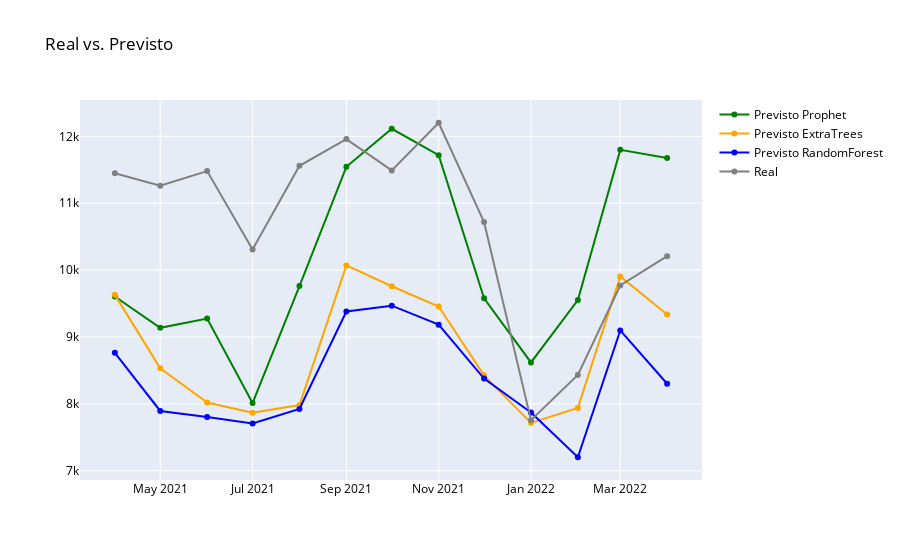

Source (notebook cell):
### Markdown cell above
# Plot dos Três Métodos

### Code cell
fig = go.Figure(data=[
    go.Scatter(name='Previsto Prophet',x=forecast['ds'], y=forecast['yhat'], marker={'color': 'green'}),
    go.Scatter(name='Previsto ExtraTrees', x=df_r_teste['data'], y=pred_teste_et, marker={'color': 'orange'}),
    go.Scatter(name='Previsto RandomForest', x=df_r_teste['data'], y=pred_teste_rf, marker={'color': 'blue'}),
    go.Scatter(name='Real', x=df_r_teste['data'], y=y_r_teste, marker={'color': 'gray'})
    ])
fig.update_layout(font=dict(color='black'), title_text='Real vs. Previsto')
fig.show()

### Figure 1 — Plotly figure (JSON) as saved in the notebook; plotly's stock layout.template omitted (floating-point values rounded to 4 significant figures)
{"data": [{"marker": {"color": "green"}, "name": "Previsto Prophet", "type": "scatter", "x": ["2021-04-01T00:00:00", "2021-05-01T00:00:00", "2021-06-01T00:00:00", "2021-07-01T00:00:00", "2021-08-01T00:00:00", "2021-09-01T00:00:00", "2021-10-01T00:00:00", "2021-11-01T00:00:00", "2021-12-01T00:00:00", "2022-01-01T00:00:00", "2022-02-01T00:00:00", "2022-03-01T00:00:00", "2022-04-01T00:00:00"], "y": [9605.0, 9137.0, 9276.0, 8012.0, 9762.0, 11540.0, 12110.0, 11720.0, 9578.0, 8619.0, 9553.0, 11800.0, 11680.0]}, {"marker": {"color": "orange"}, "name": "Previsto ExtraTrees", "type": "scatter", "x": ["2021-04-01", "2021-05-01", "2021-06-01", "2021-07-01", "2021-08-01", "2021-09-01", "2021-10-01", "2021-11-01", "2021-12-01", "2022-01-01", "2022-02-01", "2022-03-01", "2022-04-01"], "y": [9630.0, 8533.0, 8020.0, 7867.0, 7982.0, 10070.0, 9759.0, 9456.0, 8427.0, 7716.0, 7940.0, 9904.0, 9337.0]}, {"marker": {"color": "blue"}, "name": "Previsto RandomForest", "type": "scatter", "x": ["2021-04-01", "2021-05-01", "2021-06-01", "2021-07-01", "2021-08-01", "2021-09-01", "2021-10-01", "2021-11-01", "2021-12-01", "2022-01-01", "2022-02-01", "2022-03-01", "2022-04-01"], "y": [8763.0, 7894.0, 7805.0, 7708.0, 7924.0, 9382.0, 9468.0, 9184.0, 8379.0, 7872.0, 7202.0, 9098.0, 8301.0]}, {"marker": {"color": "gray"}, "name": "Real", "type": "scatter", "x": ["2021-04-01", "2021-05-01", "2021-06-01", "2021-07-01", "2021-08-01", "2021-09-01", "2021-10-01", "2021-11-01", "2021-12-01", "2022-01-01", "2022-02-01", "2022-03-01", "2022-04-01"], "y": [11447, 11263, 11480, 10307, 11559, 11959, 11491, 12203, 10718, 7757, 8433, 9770, 10208]}], "layout": {"font": {"color": "black"}, "title": {"text": "Real vs. Previsto"}}}
